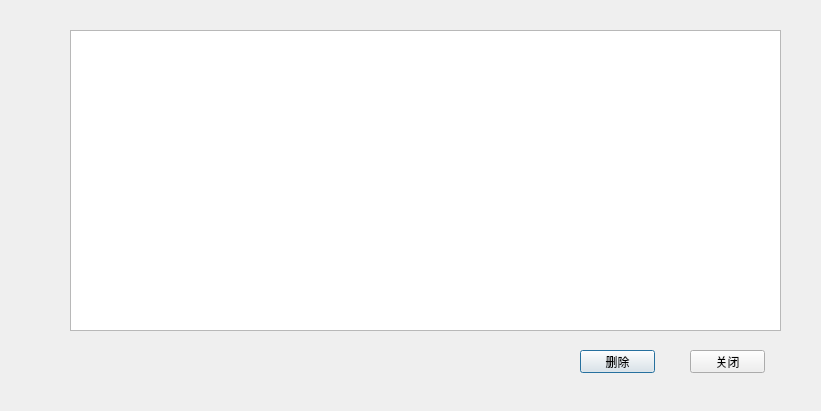
<?xml version="1.0" encoding="UTF-8"?>
<ui version="4.0">
 <class>Dialog3_1delecte</class>
 <widget class="QDialog" name="Dialog3_1delecte">
  <property name="geometry">
   <rect>
    <x>0</x>
    <y>0</y>
    <width>821</width>
    <height>411</height>
   </rect>
  </property>
  <property name="windowTitle">
   <string>选择题删除</string>
  </property>
  <widget class="QTableWidget" name="tableWidget">
   <property name="geometry">
    <rect>
     <x>70</x>
     <y>30</y>
     <width>711</width>
     <height>301</height>
    </rect>
   </property>
  </widget>
  <widget class="QPushButton" name="pushButton">
   <property name="geometry">
    <rect>
     <x>580</x>
     <y>350</y>
     <width>75</width>
     <height>23</height>
    </rect>
   </property>
   <property name="text">
    <string>删除</string>
   </property>
  </widget>
  <widget class="QPushButton" name="pushButton_2">
   <property name="geometry">
    <rect>
     <x>690</x>
     <y>350</y>
     <width>75</width>
     <height>23</height>
    </rect>
   </property>
   <property name="text">
    <string>关闭</string>
   </property>
  </widget>
 </widget>
 <resources/>
 <connections/>
</ui>
